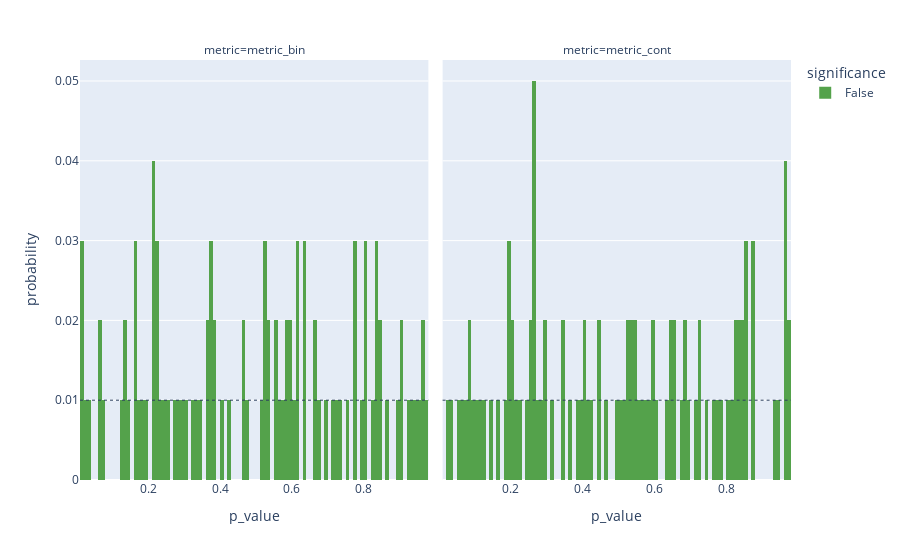

This figure's notebook cell:
### Code cell
evaluator.summary_plot()

### Figure 1 — Plotly figure (JSON) as saved in the notebook; plotly's stock layout.template omitted (floating-point values rounded to 4 significant figures)
{"data": [{"alignmentgroup": "True", "bingroup": "x", "histnorm": "probability", "hovertemplate": "significance=False<br>metric=metric_bin<br>p_value=%{x}<br>probability=%{y}<extra></extra>", "legendgroup": "False", "marker": {"color": "#54A24B", "pattern": {"shape": ""}}, "name": "False", "nbinsx": 100, "offsetgroup": "False", "orientation": "v", "showlegend": true, "type": "histogram", "x": [0.7706, 0.3368, 0.3236, 0.6143, 0.3792, 0.5394, 0.3671, 0.2735, 0.2139, 0.8445, 0.5983, 0.3725, 0.8988, 0.7291, 0.8402, 0.289, 0.2313, 0.383, 0.4655, 0.4084, 0.8084, 0.01595, 0.5742, 0.6345, 0.903, 0.9601, 0.3089, 0.01844, 0.5661, 0.8606, 0.4671, 0.1395, 0.2495, 0.522, 0.2166, 0.5218, 0.5169, 0.8344, 0.661, 0.8016, 0.1607, 0.6145, 0.06638, 0.1622, 0.7541, 0.9389, 0.06117, 0.8334, 0.9704, 0.2203, 0.07561, 0.5838, 0.9664, 0.6035, 0.8234, 0.9585, 0.2164, 0.4204, 0.7715, 0.01069, 0.6149, 0.6757, 0.3769, 0.5545, 0.2294, 0.9497, 0.2144, 0.6303, 0.9223, 0.5926, 0.5388, 0.1301, 0.7305, 0.1446, 0.8372, 0.1623, 0.1778, 0.7982, 0.4767, 0.7737, 0.1231, 0.7133, 0.6941, 0.6352, 0.5847, 0.3489, 0.2903, 0.2285, 0.2544, 0.3612, 0.5205, 0.03243, 0.3831, 0.1893, 0.02214, 0.6698, 0.9067, 0.1905, 0.5567, 0.8021], "xaxis": "x", "yaxis": "y"}, {"alignmentgroup": "True", "bingroup": "x", "histnorm": "probability", "hovertemplate": "significance=False<br>metric=metric_cont<br>p_value=%{x}<br>probability=%{y}<extra></extra>", "legendgroup": "False", "marker": {"color": "#54A24B", "pattern": {"shape": ""}}, "name": "False", "nbinsx": 100, "offsetgroup": "False", "orientation": "v", "showlegend": false, "type": "histogram", "x": [0.2734, 0.7237, 0.08157, 0.8304, 0.2678, 0.1984, 0.2116, 0.9702, 0.8216, 0.6447, 0.6883, 0.7669, 0.844, 0.6888, 0.8797, 0.09541, 0.1468, 0.1969, 0.2247, 0.02496, 0.5321, 0.5468, 0.8169, 0.2613, 0.8082, 0.369, 0.604, 0.1019, 0.2658, 0.2937, 0.4939, 0.08589, 0.5255, 0.4081, 0.7783, 0.2669, 0.5719, 0.5536, 0.8559, 0.8562, 0.4457, 0.3846, 0.7486, 0.8736, 0.9641, 0.204, 0.2527, 0.8299, 0.9674, 0.5886, 0.3415, 0.3141, 0.0364, 0.3988, 0.1296, 0.07319, 0.839, 0.05757, 0.2524, 0.1656, 0.7194, 0.5624, 0.5992, 0.5397, 0.961, 0.4495, 0.06169, 0.6319, 0.9715, 0.6529, 0.5093, 0.9665, 0.9376, 0.544, 0.6523, 0.855, 0.671, 0.9458, 0.2871, 0.2433, 0.5125, 0.201, 0.4638, 0.8767, 0.1177, 0.4289, 0.2929, 0.3404, 0.7248, 0.193, 0.261, 0.6448, 0.4018, 0.1894, 0.7851, 0.84, 0.5293, 0.5909, 0.6943, 0.4148], "xaxis": "x2", "yaxis": "y2"}], "layout": {"annotations": [{"showarrow": false, "text": "metric=metric_bin", "x": 0.245, "xanchor": "center", "xref": "paper", "y": 1, "yanchor": "bottom", "yref": "paper"}, {"showarrow": false, "text": "metric=metric_cont", "x": 0.755, "xanchor": "center", "xref": "paper", "y": 1, "yanchor": "bottom", "yref": "paper"}], "barmode": "relative", "legend": {"title": {"text": "significance"}, "tracegroupgap": 0}, "margin": {"t": 60}, "shapes": [{"line": {"dash": "dot", "width": 1}, "type": "line", "x0": 0, "x1": 1, "xref": "x domain", "y0": 0.01, "y1": 0.01, "yref": "y"}, {"line": {"dash": "dot", "width": 1}, "type": "line", "x0": 0, "x1": 1, "xref": "x2 domain", "y0": 0.01, "y1": 0.01, "yref": "y2"}], "xaxis": {"anchor": "y", "domain": [0, 0.49], "title": {"text": "p_value"}}, "xaxis2": {"anchor": "y2", "domain": [0.51, 1], "matches": "x", "title": {"text": "p_value"}}, "yaxis": {"anchor": "x", "domain": [0, 1], "title": {"text": "probability"}}, "yaxis2": {"anchor": "x2", "domain": [0, 1], "matches": "y", "showticklabels": false}}}
